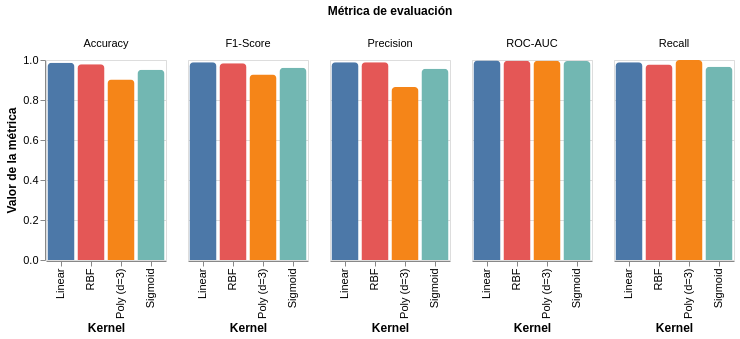

The cell this chart's notebook holds for it:
### Code cell
# Gráfico interactivo con Altair: comparación de métricas por kernel
metrics_long = metrics_df.melt(id_vars=['Kernel'], var_name='Métrica', value_name='Valor')

chart = alt.Chart(metrics_long).mark_bar(cornerRadiusEnd=4).encode(
    x=alt.X('Kernel:N', sort=metrics_df['Kernel'].tolist(), title='Kernel'),
    y=alt.Y('Valor:Q', title='Valor de la métrica', scale=alt.Scale(domain=[0, 1])),
    color=alt.Color('Kernel:N', legend=None),
    column=alt.Column('Métrica:N', title='Métrica de evaluación'),
    tooltip=['Kernel', 'Métrica', alt.Tooltip('Valor:Q', format='.4f')]
).properties(
    width=120,
    height=200
)

chart = chart.configure_header(
    titleFontSize=12,
    labelFontSize=11
).configure_axis(
    labelFontSize=11,
    titleFontSize=12
)

chart

### Figure 1 — Vega-Lite specification as saved in the notebook (floating-point values rounded to 4 significant figures)
{"config": {"view": {"continuousWidth": 300, "continuousHeight": 300}, "axis": {"labelFontSize": 11, "titleFontSize": 12}, "header": {"labelFontSize": 11, "titleFontSize": 12}}, "data": {"name": "data-6014b98cc39ebd2afa4bea776643df0b"}, "mark": {"type": "bar", "cornerRadiusEnd": 4}, "encoding": {"color": {"field": "Kernel", "legend": null, "type": "nominal"}, "column": {"field": "Métrica", "title": "Métrica de evaluación", "type": "nominal"}, "tooltip": [{"field": "Kernel", "type": "nominal"}, {"field": "Métrica", "type": "nominal"}, {"field": "Valor", "format": ".4f", "type": "quantitative"}], "x": {"field": "Kernel", "sort": ["Linear", "RBF", "Poly (d=3)", "Sigmoid"], "title": "Kernel", "type": "nominal"}, "y": {"field": "Valor", "scale": {"domain": [0, 1]}, "title": "Valor de la métrica", "type": "quantitative"}}, "height": 200, "width": 120, "$schema": "https://vega.github.io/schema/vega-lite/v6.4.1.json", "datasets": {"data-6014b98cc39ebd2afa4bea776643df0b": [{"Kernel": "Linear", "Métrica": "Accuracy", "Valor": 0.986}, {"Kernel": "RBF", "Métrica": "Accuracy", "Valor": 0.979}, {"Kernel": "Poly (d=3)", "Métrica": "Accuracy", "Valor": 0.9021}, {"Kernel": "Sigmoid", "Métrica": "Accuracy", "Valor": 0.951}, {"Kernel": "Linear", "Métrica": "Precision", "Valor": 0.9889}, {"Kernel": "RBF", "Métrica": "Precision", "Valor": 0.9888}, {"Kernel": "Poly (d=3)", "Métrica": "Precision", "Valor": 0.8654}, {"Kernel": "Sigmoid", "Métrica": "Precision", "Valor": 0.956}, {"Kernel": "Linear", "Métrica": "Recall", "Valor": 0.9889}, {"Kernel": "RBF", "Métrica": "Recall", "Valor": 0.9778}, {"Kernel": "Poly (d=3)", "Métrica": "Recall", "Valor": 1.0}, {"Kernel": "Sigmoid", "Métrica": "Recall", "Valor": 0.9667}, {"Kernel": "Linear", "Métrica": "F1-Score", "Valor": 0.9889}, {"Kernel": "RBF", "Métrica": "F1-Score", "Valor": 0.9832}, {"Kernel": "Poly (d=3)", "Métrica": "F1-Score", "Valor": 0.9278}, {"Kernel": "Sigmoid", "Métrica": "F1-Score", "Valor": 0.9613}, {"Kernel": "Linear", "Métrica": "ROC-AUC", "Valor": 0.9973}, {"Kernel": "RBF", "Métrica": "ROC-AUC", "Valor": 0.9969}, {"Kernel": "Poly (d=3)", "Métrica": "ROC-AUC", "Valor": 0.9964}, {"Kernel": "Sigmoid", "Métrica": "ROC-AUC", "Valor": 0.9952}]}}
